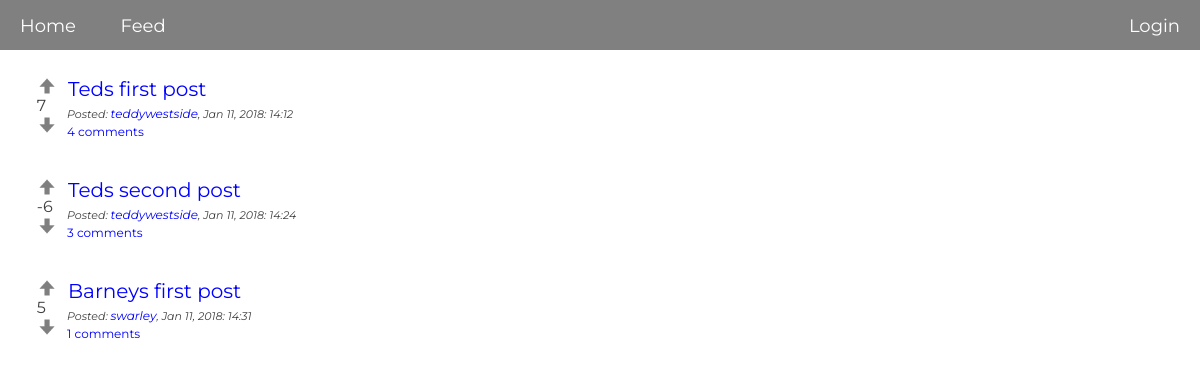
Page /pages/feed.php on the committed database.
### tables this page shows
CREATE TABLE "posts" (
        `id`       INTEGER NOT NULL,
        `post_id`       INTEGER NOT NULL PRIMARY KEY AUTOINCREMENT UNIQUE,
        `title` VARCHAR NOT NULL,
        `description`   VARCHAR NOT NULL,
        `url`   VARCHAR NOT NULL,
        `posted`      VARCHAR,
        `up_vote` INTEGER,
        `down_vote` INTEGER,
        `edited`     VARCHAR
);

CREATE TABLE "users" (
        `id`    INTEGER NOT NULL PRIMARY KEY AUTOINCREMENT UNIQUE,
        `name`  VARCHAR NOT NULL,
        `username`      VARCHAR NOT NULL UNIQUE,
        `email` VARCHAR NOT NULL,
        `password`      VARCHAR NOT NULL,
        `biography`     VARCHAR NOT NULL,
        `img`           VARCHAR,
        `joined`     VARCHAR
);

### logic/feed.php (called while the page is built, shortened)
<?php
   $query = "SELECT * FROM posts LEFT JOIN users ON posts.id=users.id";
   $statement = $pdo->query($query);
   $statement->execute();
   $joined = $statement->fetchAll(PDO::FETCH_ASSOC);

### pages/feed.php (the view, shortened to what this page needs)
<?php
require __DIR__.'../../views/header.php';
require __DIR__.'/../logic/feed.php';
?>
<div class="post">
   <?php foreach($joined as $join): ?>
      <div class="post-feed">
         <form action="../logic/votes.php?id=<?php echo $join['post_id']?>" method="post" class="votes">
            <br>
            <input type="submit" name="up_vote" value="" />
            <br>
               <?php
               $post_id = $join['post_id'];
               $query = 'SELECT sum(vote) FROM votes WHERE post_id = :post_id';
               $query1 = 'SELECT * FROM comments WHERE post_id = :post_id';
               $statement = $pdo->prepare($query);
               $statement1 = $pdo->prepare($query1);
               $statement->bindParam(':post_id', $post_id, PDO::PARAM_INT);
               $statement1->bindParam(':post_id', $post_id, PDO::PARAM_INT);
               $statement->execute();
               $statement1->execute();
               $votes = $statement->fetch(PDO::FETCH_ASSOC);
               $comments = $statement1->fetchAll(PDO::FETCH_ASSOC);
               echo $votes["sum(vote)"];
               ?>
            <br>
            <input type="submit" name="down_vote" value="" />
         </form>
            <a href="comment.php?id=<?php echo $join['post_id'] ?>" class="title"><?php echo $join['title']; ?></a>
            <p class="posted">Posted: <a href="profile.php?id=<?php echo $join['username'] ?>" class="user-url"><?php echo $join['username']; ?></a>, <?php echo $join['posted']; ?></p>
            <a href="comment.php?id=<?php echo $join['post_id'] ?>" class="comment-btn"><?php echo count($comments); ?> comments</a>
      </div>
      <br>
      <br>
   <?php endforeach; ?>
</div>
<?php require __DIR__.'../../views/footer.php'; ?>

### css/main.css (style rules this page uses)
* { margin: 0px; font-family: Montserrat; }
body { color: #404040; background-size: cover; background-attachment: fixed; }
a { text-decoration: none; outline: none; margin: 20px; color: white; }
.votes { position: absolute; margin-top: -20px; left: -2%; }
.post-feed { margin-left: 20px; }
.posted { font-style: italic; font-size: 11px; margin-top: 5px; }
.user-url { color: blue; font-size: 12px; margin: 0px; }
.title { color: blue; margin-left: 1px; margin-right: 20px; font-size: 20px; max-width: 80%; }
input[name=up_vote] { background-image: url("../img/up.png"); background-size: cover; border: none; background-color: transparent; opacity: .5; height: 20px; width: 20px; cursor: pointer; }
input[name=down_vote] { background-image: url("../img/down.png"); background-size: cover; border: none; background-color: transparent; opacity: .5; height: 20px; width: 20px; cursor: pointer; }
.comment-btn { margin-top: 5px; cursor: pointer; border: none; outline: none; color: blue; margin-left: 0px; font-size: 12px; }
.post { position: absolute; top: 9%; left: 3.5%; margin-bottom: 100px; padding: 5px; }

### rows in the picture
posts: sum "7", title "Teds first post", users.username "teddywestside", posted "Jan 11, 2018: 14:12", count($comments) "4"
posts: sum "-6", title "Teds second post", users.username "teddywestside", posted "Jan 11, 2018: 14:24", count($comments) "3"
posts: sum "5", title "Barneys first post", users.username "swarley", posted "Jan 11, 2018: 14:31", count($comments) "1"
